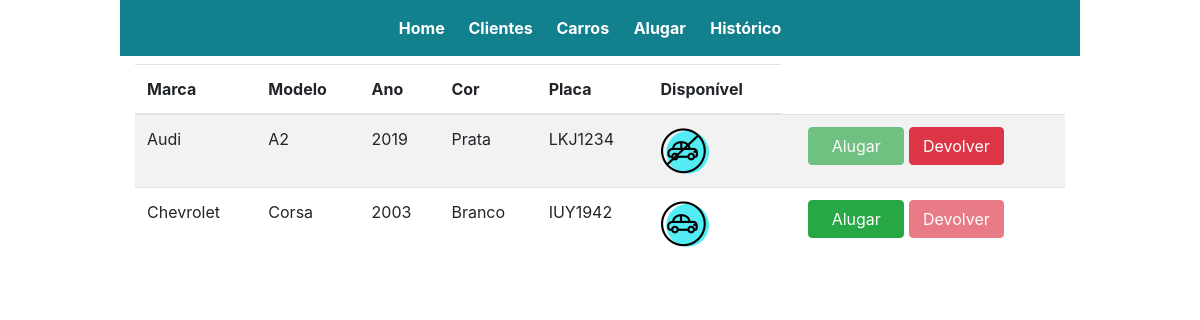
The page /src/view/aluguel.php on the database its author committed.
### tables this page shows
CREATE TABLE `carro` (
  `id_carro` int(10) NOT NULL,
  `marca` varchar(16) NOT NULL,
  `modelo` varchar(16) NOT NULL,
  `ano` int(4) NOT NULL,
  `cor` varchar(16) NOT NULL,
  `placa` varchar(7) NOT NULL,
  `valor_diaria` int(4) NOT NULL,
  `aluguel` tinyint(1) NOT NULL
);

### src/controller/ControllerCarro.php (called while the page is built, shortened)
<?php
require_once("../model/Carro.php");
function ProcessoCarro($Processo) {
    switch ($Processo) {
        case 'consultar':
            $carro = new Carro();
            if(isset($_GET["id"])){
                $carro->consultar("select * from carro where id_carro = {$_GET["id"]}");
            }else{
                $carro->consultar("select * from carro order by marca");
            }
            $rs = $carro->Result;
            break;
    }
}

### src/model/Carro.php (called while the page is built, shortened)
<?php
require_once('Conexao.php');
class Carro {
    public function consultar($sql) {
        $Acesso = new Acesso();
        $Acesso->Conexao();
        $Acesso->Query($sql);
        $this->Result = $Acesso->result;
    }
}
    function imagemCarro($disponivel){
        if($disponivel){
            $foto = "../../imagens/car_block.png";
        }else{
            $foto = "../../imagens/car_unblock.png";
        }
        return $foto;
    }
    function habilitarBotao($disponivel){
        $botao = '';
        if($disponivel){
            $botao = "disabled";
        }
        return $botao;
    }

### src/model/Conexao.php (called while the page is built, shortened)
<?php
class Acesso {
    public function Conexao() {
        $this->cnx = mysqli_connect("localhost", "root", "", "db_AutoLocadoraCarros");
    }
    public function Query($sql) {
        $this->result = mysqli_query($this->cnx,$sql, MYSQLI_STORE_RESULT);
    }
}
?>

### src/view/aluguel.php (the view, shortened to what this page needs)
<?php
include('menu.php');
require_once("../model/Conexao.php");
require_once('../controller/ControllerCarro.php');
require_once('../controller/ControllerCliente.php');
require_once("../model/Carro.php");
ProcessoCarro('consultar');
?>
<!doctype html>
<html lang="en" xmlns="http://www.w3.org/1999/html">
<body>
<div class="container col-auto">
    <div id="tabela" class="table-responsive">
        <table class="table table-striped">
            <thead>
            <tr>
                <th scope="col">Marca</th>
                <th scope="col">Modelo</th>
                <th scope="col">Ano</th>
                <th scope="col">Cor</th>
                <th scope="col">Placa</th>
                <th scope="col">Disponível</th>
            </tr>
            </thead>
            <tbody>
            <?php
                while($linha = mysqli_fetch_assoc($rs)) {
                ?>
                    <tr>
                        <td><?php echo utf8_encode($linha["marca"]) ?></td>
                        <td><?php echo utf8_encode($linha["modelo"]) ?></td>
                        <td><?php echo $linha["ano"]; ?></td>
                        <td><?php echo utf8_encode($linha["cor"]); ?></td>
                        <td><?php echo $linha["placa"]; ?></td>
                        <td><img src="<?php echo imagemCarro($linha["aluguel"])?>"></td>
                        <td>
                            <div class="col">
                                <a href="alugarCarro.php?id=<?php echo $linha["id_carro"] ?>" onclick="return confirm('Deseja realmente alugar este Carro?')">
                                    <button type="button" class="btn btn-success col-5"<?php echo habilitarBotao($linha["aluguel"])?>>Alugar</button>
                                </a>
                                <a href="devolver.php?id=<?php echo $linha["id_carro"]?>" onclick="return confirm('Deseja realmente devolver este Carro?')">
                                    <button type="button" class="btn btn-danger col-5"<?php echo habilitarBotao(!$linha["aluguel"])?>>Devolver</button>
                                </a>
                            </div>
                        </td>
                    </tr>
                    <?php
                }
            ?>
            </tbody>
        </table>
    </div>
</div>
</body>
</html>

### src/view/menu.php
<?php require_once("../model/Conexao.php"); ?>
<!doctype html>
<html lang="en">
  <?php include('default.php'); ?>
  <body>
    <div class="p-3 mb-2 bg text-white text-center col-12" id="menu">
        <a href="index.php">Home </a>
        <a href="clientes.php">Clientes </a>
        <a href="carros.php"> Carros</a>
        <a href="aluguel.php"> Alugar</a>
        <a href="historico.php"> Histórico</a>
    </div>

### src/view/default.php (shortened to what this page needs)
<!doctype html>
<html lang="en">
  <head>
    <link rel="stylesheet" href="https://maxcdn.bootstrapcdn.com/bootstrap/4.0.0/css/bootstrap.min.css">
    <link href="../model/css/style.css" rel="stylesheet">
</head>

### src/model/css/style.css (style rules this page uses)
body { max-width: 80%; min-width: 20%; margin: 0 auto; }
div#menu { background-color: #12808D; }
div#menu a { color: white; text-decoration: none; margin-right: 20px; font-weight: bold; }

### rows shown on the page
carro: marca "Audi", modelo "A2", ano "2019", cor "Prata", placa "LKJ1234", shows a picture
carro: marca "Chevrolet", modelo "Corsa", ano "2003", cor "Branco", placa "IUY1942", shows a picture
